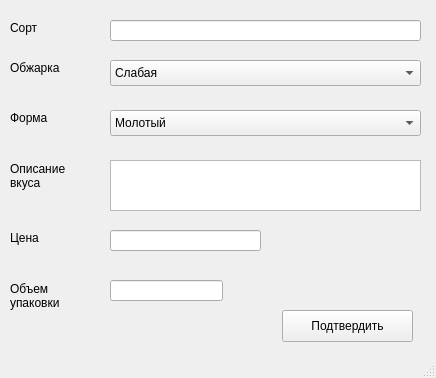
<?xml version="1.0" encoding="UTF-8"?>
<ui version="4.0">
 <class>MainWindow</class>
 <widget class="QMainWindow" name="MainWindow">
  <property name="windowModality">
   <enum>Qt::ApplicationModal</enum>
  </property>
  <property name="geometry">
   <rect>
    <x>0</x>
    <y>0</y>
    <width>436</width>
    <height>378</height>
   </rect>
  </property>
  <property name="windowTitle">
   <string>Add/edit</string>
  </property>
  <widget class="QWidget" name="centralwidget">
   <widget class="QLabel" name="label">
    <property name="geometry">
     <rect>
      <x>10</x>
      <y>20</y>
      <width>60</width>
      <height>16</height>
     </rect>
    </property>
    <property name="text">
     <string>Сорт</string>
    </property>
   </widget>
   <widget class="QLabel" name="label_2">
    <property name="geometry">
     <rect>
      <x>10</x>
      <y>60</y>
      <width>60</width>
      <height>16</height>
     </rect>
    </property>
    <property name="text">
     <string>Обжарка</string>
    </property>
   </widget>
   <widget class="QLabel" name="label_3">
    <property name="geometry">
     <rect>
      <x>10</x>
      <y>110</y>
      <width>60</width>
      <height>16</height>
     </rect>
    </property>
    <property name="text">
     <string>Форма</string>
    </property>
   </widget>
   <widget class="QLabel" name="label_4">
    <property name="geometry">
     <rect>
      <x>10</x>
      <y>160</y>
      <width>71</width>
      <height>31</height>
     </rect>
    </property>
    <property name="text">
     <string>Описание
вкуса</string>
    </property>
   </widget>
   <widget class="QLabel" name="label_5">
    <property name="geometry">
     <rect>
      <x>10</x>
      <y>230</y>
      <width>60</width>
      <height>16</height>
     </rect>
    </property>
    <property name="text">
     <string>Цена</string>
    </property>
   </widget>
   <widget class="QLabel" name="label_6">
    <property name="geometry">
     <rect>
      <x>10</x>
      <y>280</y>
      <width>71</width>
      <height>31</height>
     </rect>
    </property>
    <property name="text">
     <string>Объем
упаковки</string>
    </property>
   </widget>
   <widget class="QLineEdit" name="variety">
    <property name="geometry">
     <rect>
      <x>110</x>
      <y>20</y>
      <width>311</width>
      <height>21</height>
     </rect>
    </property>
   </widget>
   <widget class="QComboBox" name="roast_degree">
    <property name="geometry">
     <rect>
      <x>110</x>
      <y>60</y>
      <width>311</width>
      <height>26</height>
     </rect>
    </property>
    <item>
     <property name="text">
      <string>Слабая</string>
     </property>
    </item>
    <item>
     <property name="text">
      <string>Средняя</string>
     </property>
    </item>
    <item>
     <property name="text">
      <string>Сильная</string>
     </property>
    </item>
   </widget>
   <widget class="QComboBox" name="shape">
    <property name="geometry">
     <rect>
      <x>110</x>
      <y>110</y>
      <width>311</width>
      <height>26</height>
     </rect>
    </property>
    <item>
     <property name="text">
      <string>Молотый</string>
     </property>
    </item>
    <item>
     <property name="text">
      <string>Зерновой</string>
     </property>
    </item>
   </widget>
   <widget class="QPlainTextEdit" name="taste_description">
    <property name="geometry">
     <rect>
      <x>110</x>
      <y>160</y>
      <width>311</width>
      <height>51</height>
     </rect>
    </property>
   </widget>
   <widget class="QLineEdit" name="price">
    <property name="geometry">
     <rect>
      <x>110</x>
      <y>230</y>
      <width>151</width>
      <height>21</height>
     </rect>
    </property>
   </widget>
   <widget class="QLineEdit" name="value">
    <property name="geometry">
     <rect>
      <x>110</x>
      <y>280</y>
      <width>113</width>
      <height>21</height>
     </rect>
    </property>
   </widget>
   <widget class="QPushButton" name="submit_btn">
    <property name="geometry">
     <rect>
      <x>282</x>
      <y>310</y>
      <width>131</width>
      <height>32</height>
     </rect>
    </property>
    <property name="text">
     <string>Подтвердить</string>
    </property>
   </widget>
  </widget>
  <widget class="QStatusBar" name="statusBar"/>
 </widget>
 <resources/>
 <connections/>
</ui>
